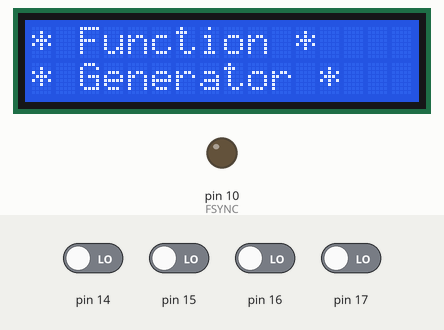
The sketch below on a simulated Arduino Uno, built with avr-gcc and run on an emulated ATmega328P. Parts: 16×2 character LCD, output pins drawn as LEDs (lit = HIGH). Wiring (inferred from the names in the program): PCF8574 port expander at I2C address 0x27. Wiring (inferred from the signals the program sends): character LCD (HD44780): RS Q0; E Q2; backlight Q3; data Q4, Q5, Q6, Q7. The inputs (shaded band) are chosen by the test bench; at power-on: pin 14–17 LOW.

Above: at 0.2 s.
3.0 s: pin 14 driven HIGH
At 3.24 s:
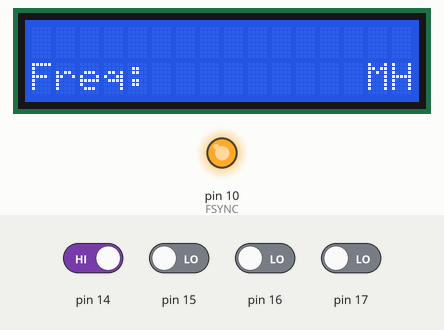
4.7 s: pin 15 driven HIGH
At 5.5 s:
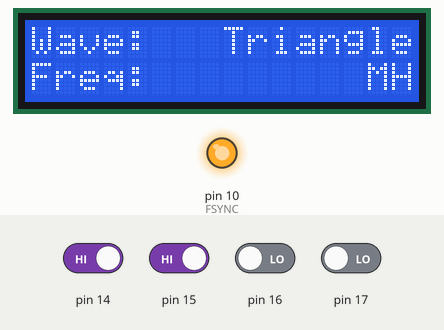
6.4 s: pin 14 driven LOW
8.8 s: pin 14 driven HIGH
At 9.05 s:
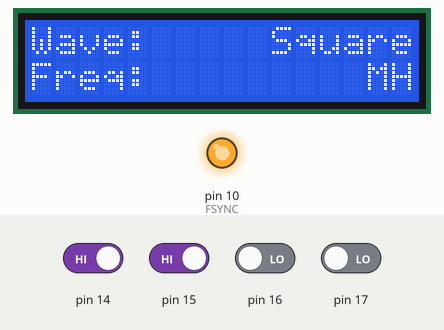
11.1 s: pin 16 driven HIGH
At 11.6 s:
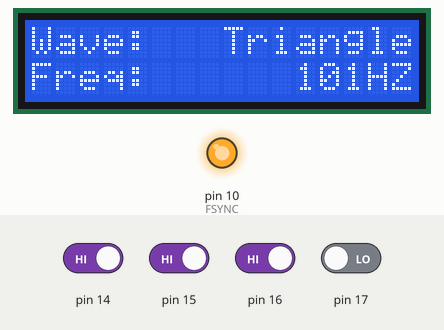
12.7 s: pin 16 driven LOW
Timing chart, 0 to 15.7 s (numbered marks = the images above; inputs shaded):
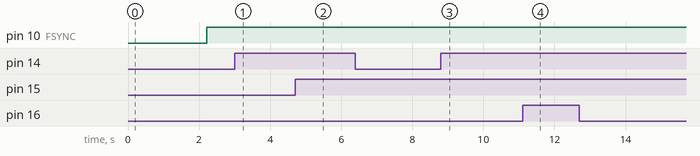

Measured:
- after the input at 3.0 s, the display: first changes after 0.06 s (image 1 shows a later state)
- after the input at 4.7 s, the display: first differs from a run without the input after 0.10 s (image 2 shows a later state)
- after the input at 8.8 s, the display: first differs from a run without the input after 0.13 s (image 3 shows a later state)
- what the display in image 0 shows lasts 2.0 s, from 0.2 s to 2.2 s

The sketch:

dds_function_generator_code.ino
```cpp
#include <avr/io.h>      // Include AVR IO definitions
#include <stdlib.h>      // Include standard library definitions
#include <util/delay.h>  // Include delay utilities


// Define pins for DATA, CLK, and FSYNC
#define DATA 3
#define CLK 5
#define FSYNC 2
//rotary encoder
#define PIN_A PC2  ////green
#define PIN_B PC0  ///grey
#define PIN_C PC3  ///red
//blue is for mode

// Declare a global variable to store the frequency


float _freq = 0;
uint64_t Factor = 0;

// Declare a global variables
int mode = 1;
int val = 0;
int x = 0;
int z = 0;
char buffer[100];
char buffer1[100];
char buffer2[100];
char buffer3[100];

// Function to write 16-bit data to the AD9833
void AD_write16(uint16_t data) {
  PORTB &= ~(1 << FSYNC);  // Pull FSYNC low to start communication
  SPDR = (data >> 8);      // Send the high byte
  while (!(SPSR & (1 << SPIF)))
    ;                    // Wait for transmission complete, checks status of SPIF
  SPDR = (data & 0xFF);  // Send the low byte
  while (!(SPSR & (1 << SPIF)))
    ;                     // Wait for transmission complete
  PORTB |= (1 << FSYNC);  // Pull FSYNC high to end communication
}

// Function to set the frequency of the AD9833
void AD_setFrequency(float freq) {
  _freq = freq;                                                // Store the frequency in the global variable
  uint32_t _regFreq = freq * 10.73742 + 0.5;                   // Calculate register value for frequency
  AD_write16(0x4000 | (uint16_t)(_regFreq & 0x3FFF));          // Write lower 14 bits of frequency
  AD_write16(0x4000 | (uint16_t)((_regFreq >> 14) & 0x3FFF));  // Write upper 14 bits of frequency
}

// Function to get the current frequency
const float AD_getFrequency() {
  return _freq;  // Return the stored frequency
}

// Function to set the phase of the AD9833
void AD_setPhase(uint16_t phase) {
  uint32_t _regPhase = (51.2 * phase) / 45 + 0.5;      // Calculate register value for phase
  AD_write16(0xC000 | (uint16_t)(_regPhase & 0xFFF));  // Write phase register
}


// Function to set the waveform mode of the AD9833
void AD_setMode(int wave) {
  switch (wave) {
    case 1:
      AD_write16(0x2000);  // Set to sine wave mode
      break;
    case 2:
      AD_write16(0x2028);  // Set to square wave mode
      break;
    case 3:
      AD_write16(0x2002);  // Set to triangle wave mode
      break;
  }
}

void AD_init(void) {
  DDRB = (1 << DATA) | (1 << CLK) | (1 << FSYNC);  // Set DATA, CLK, FSYNC as outputs
  PORTB &= ~(1 << CLK);                            // Set CLK low
  PORTB |= (1 << FSYNC);                           // Set FSYNC high
  SPCR = 0x59;                                     // Set SPI control register
  AD_write16(0x2100);                              // Reset AD9833
  AD_setFrequency(1000);                           // Set initial frequency to 1000 Hz
  AD_setPhase(0);                                  // Set initial phase to 0
}


//LCD
void i2c_init() {
  TWBR = 0x62;         //Setting bit rate
  TWCR = (1 << TWEN);  //Enable I2C
  TWSR = 0x00;         //Prescaler set to 1
}
//Start condition
void i2c_start() {
  TWCR = (1 << TWINT) | (1 << TWEN) | (1 << TWSTA);
  //start condition
  while (!(TWCR & (1 << TWINT)))
    ;
  //check for start condition
}
void lcd_init() {
  _delay_ms(100);  //wait initialization
  lcd_cmd(0x30);   //-----Sequence for initializing LCD
  _delay_ms(10);
  lcd_cmd(0x30);
  _delay_ms(5);
  lcd_cmd(0x30);
  _delay_ms(5);
  lcd_cmd(0x02);
  _delay_ms(1);
  lcd_cmd(0x28);
  _delay_ms(1);
  lcd_cmd(0x0C);  //-----Display ON Cursor OFF
  lcd_cmd(0x06);  //-----Cursor Auto Increment
  lcd_cmd(0x01);  //-----Clear display
  _delay_ms(4);   //2msec delay
}

//I2C write (for sending address and data)
void i2c_write(char x) {
  TWDR = x;  //Move value to I2C
  TWCR = (1 << TWINT) | (1 << TWEN);
  //Enable I2C and clear interrupt
  while (!(TWCR & (1 << TWINT)))
    ;
}

//-----LCD 4-bit Mode functions using I2C-------//
void toggle() {
  i2c_write((TWDR |= 0x04));
  _delay_us(1);  //Enable pulse
  i2c_write((TWDR &= ~0x04));
  _delay_us(100);  //make pulse longer or wait
  //for at least 100usec after sending each command
}

void lcd_cmd(char v2) {
  i2c_write((TWDR &= ~0x03));
  i2c_write((TWDR &= 0x0F));
  i2c_write((TWDR |= (v2 & 0xF0)));
  toggle();

  i2c_write((TWDR &= 0x0F));
  i2c_write((TWDR |= ((v2 & 0x0F) << 4)));
  toggle();
}

void lcd_dwr(char v3) {
  i2c_write((TWDR |= 0x01));
  i2c_write((TWDR &= 0x0F));
  i2c_write((TWDR |= (v3 & 0xF0)));
  toggle();

  i2c_write((TWDR &= 0x0F));
  i2c_write((TWDR |= ((v3 & 0x0F) << 4)));
  toggle();
}

void lcd_msg(char *c) {
  while (*c != 0)   //Wait till all String are passed
    lcd_dwr(*c++);  //----Send the String to LCD
}
void intro() {
  lcd_cmd(0x80);  //Cursor start of Line 1
  lcd_msg("* Function *");
  lcd_cmd(0xC0);  //Move cursor to Line 2
  lcd_msg("* Generator *");
  _delay_us(2000000);
  lcd_cmd(0x01);
}

void lcd_gotoxy(unsigned char a, unsigned char b) {
  char firstCharAdr[] = { 0x80, 0xC0, 0x94, 0xD4 };  //Table
  lcd_cmd(firstCharAdr[b - 1] + a - 1);
  _delay_us(100);
}
// Main function
int main(void) {
  uint8_t adc_value;
  uint32_t frequency;

  // DDRD |= 0xFF;           // Set PORTB as output
  DDRC &= 0x00;  // Set PC3, PC4, PC5 as input

  i2c_init();   //initialize i2c
  i2c_start();  // start i2c
  i2c_write(0x4E);
  //01001110=4E
  //(Device Address)
  lcd_init();  //initialize LCD


  // converting float to string


  intro();
  AD_init();

  while (1) {

    if (PINC & 0b00000010) {  // Check if PC3 is high
      _delay_ms(50);          // Simple debounce delay
      // Only proceed if still pressed after delay
      if (PINC & 0b00000010) {
        x = (x + 1) % 4;  // Update x and cycle through 0-3

        switch (x) {
          case 0:
            mode = 1;
            AD_setMode(mode);
            lcd_cmd(0x80);     //Cursor start of Line 1
            lcd_msg("Wave:");  //Message
            lcd_gotoxy(9, 1);

            lcd_msg("    ");  //Message
            lcd_msg("Sine");  //Message


            break;
          case 1:
            mode = 2;
            AD_setMode(mode);

            lcd_cmd(0x80);     //Cursor start of Line 1
            lcd_msg("Wave:");  //Message
            lcd_gotoxy(9, 1);
            lcd_msg("  ");      //Message
            lcd_msg("Square");  //Message
            break;
          case 2:
            mode = 3;
            AD_setMode(mode);
            lcd_cmd(0x80);     //Cursor start of Line 1
            lcd_msg("Wave:");  //Message
            lcd_gotoxy(9, 1);
            lcd_msg("Triangle");  //Message
            break;
        }

        // Wait until the button is released
        while (PINC & 0b00001000)
          ;
      }
    }


    //////
    if (PINC & 0b00000001) {  // Check if PC3 is high
      _delay_ms(50);          // Simple debounce delay
      // Only proceed if still pressed after delay
      if (PINC & 0b00000001) {
        z = (z + 1) % 4;  // Update x and cycle through 0-3

        switch (z) {

          case 1:
            Factor = 1;


            lcd_cmd(0xC0);     //Move cursor to Line 2
            lcd_msg("Freq:");  //Message
            lcd_gotoxy(15, 2);
            lcd_msg("HZ");  //Message
            _freq = Factor;

            break;
          case 2:
            Factor = 1000;
            lcd_cmd(0xC0);     //Move cursor to Line 2
            lcd_msg("Freq:");  //Message

            lcd_gotoxy(15, 2);
            lcd_msg("KHZ");  //Message
            _freq = Factor;
            break;
          case 3:
            Factor = 1000000;

            lcd_cmd(0xC0);     //Move cursor to Line 2
            lcd_msg("Freq:");  //Message
            lcd_gotoxy(15, 2);
            lcd_msg("MHZ");  //Message
            _freq = Factor;
            break;
        }

        // Wait until the button is released
        while (PINC & 0b00001000)
          ;
      }
    }

    if (PINC & 0b00000100) {
      _delay_ms(50);  // Simple debounce delay
      // Only proceed if still pressed after delay

      if (PINC & 0b00000100) {

        if (_freq > 100000) {
          _freq += 100;
          lcd_cmd(0xC0);  //Move cursor to Line 2
          dtostrf(_freq, 8, 0, buffer2);
          lcd_gotoxy(7, 2);
          lcd_msg(buffer2);  //Message
          AD_setFrequency(_freq);
        }
        if (_freq > 999 && _freq < 100000) {
          _freq += 100;
          itoa(_freq, buffer, 10);
          lcd_cmd(0xC0);  //Move cursor to Line 2
          lcd_gotoxy(7, 2);
          lcd_msg("    ");  //Message
          lcd_gotoxy(11, 2);
          lcd_msg(buffer);  //Message
          AD_setFrequency(_freq);
        }
        if (_freq > 0 && _freq < 1000) {
          _freq += 100;
          itoa(_freq, buffer, 10);
          lcd_cmd(0xC0);  //Move cursor to Line 2
          lcd_gotoxy(7, 2);
          lcd_msg("     ");  //Message
          lcd_gotoxy(12, 2);
          lcd_msg(buffer);  //Message
          AD_setFrequency(_freq);
        }
        // Wait until the button is released
        while (PINC & 0b00000100)
          ;
      }
    }
    if (PINC & 0b00001000) {  // Check if PC3 is high
      _delay_ms(50);          // Simple debounce delay
                              // Only proceed if still pressed after delay
      if (PINC & 0b00001000) {
        if (_freq > 100000 && _freq > 1000000) {
          _freq -= 100;
          lcd_cmd(0xC0);  //Move cursor to Line 2
          dtostrf(_freq, 8, 0, buffer3);
          lcd_gotoxy(7, 2);
          lcd_msg(buffer3);  //Message
          AD_setFrequency(_freq);
        }
        if (_freq > 1000 && _freq < 100000) {
          _freq -= 100;
          itoa(_freq, buffer, 10);
          lcd_cmd(0xC0);  //Move cursor to Line 2
          lcd_gotoxy(7, 2);
          lcd_msg("    ");  //Message
          lcd_gotoxy(11, 2);
          lcd_msg(buffer);  //Message
          AD_setFrequency(_freq);
        }
        if (_freq > 10 && _freq < 1000) {
          _freq -= 100;
          itoa(_freq, buffer, 10);
          lcd_cmd(0xC0);  //Move cursor to Line 2
          lcd_gotoxy(7, 2);
          lcd_msg("     ");  //Message
          lcd_gotoxy(12, 2);
          lcd_msg(buffer);  //Message
          AD_setFrequency(_freq);
        }


        while (PINC & 0b00001000)
          ;
      }
    }
  }

  return 0;
}
```
